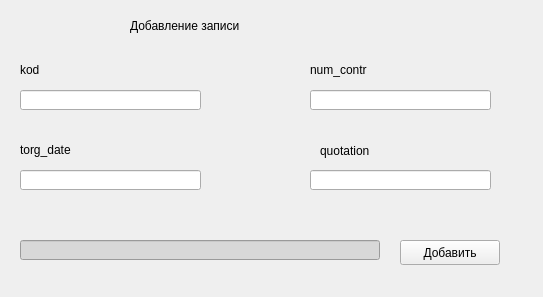
<?xml version="1.0" encoding="UTF-8"?>
<ui version="4.0">
 <class>Form</class>
 <widget class="QWidget" name="Form">
  <property name="geometry">
   <rect>
    <x>0</x>
    <y>0</y>
    <width>543</width>
    <height>297</height>
   </rect>
  </property>
  <property name="windowTitle">
   <string>Form</string>
  </property>
  <widget class="QLabel" name="label_2">
   <property name="geometry">
    <rect>
     <x>20</x>
     <y>60</y>
     <width>101</width>
     <height>20</height>
    </rect>
   </property>
   <property name="styleSheet">
    <string notr="true">font: 14pt &quot;MS Shell Dlg 2&quot;;</string>
   </property>
   <property name="text">
    <string>kod</string>
   </property>
  </widget>
  <widget class="QLineEdit" name="kod">
   <property name="geometry">
    <rect>
     <x>20</x>
     <y>90</y>
     <width>181</width>
     <height>20</height>
    </rect>
   </property>
   <property name="minimumSize">
    <size>
     <width>181</width>
     <height>20</height>
    </size>
   </property>
   <property name="maximumSize">
    <size>
     <width>181</width>
     <height>20</height>
    </size>
   </property>
  </widget>
  <widget class="QLabel" name="label_3">
   <property name="geometry">
    <rect>
     <x>20</x>
     <y>140</y>
     <width>101</width>
     <height>20</height>
    </rect>
   </property>
   <property name="styleSheet">
    <string notr="true">font: 14pt &quot;MS Shell Dlg 2&quot;;</string>
   </property>
   <property name="text">
    <string>torg_date</string>
   </property>
  </widget>
  <widget class="QLabel" name="label_4">
   <property name="geometry">
    <rect>
     <x>320</x>
     <y>140</y>
     <width>91</width>
     <height>21</height>
    </rect>
   </property>
   <property name="styleSheet">
    <string notr="true">font: 14pt &quot;MS Shell Dlg 2&quot;;</string>
   </property>
   <property name="text">
    <string>quotation</string>
   </property>
  </widget>
  <widget class="QLabel" name="label_5">
   <property name="geometry">
    <rect>
     <x>310</x>
     <y>60</y>
     <width>121</width>
     <height>20</height>
    </rect>
   </property>
   <property name="styleSheet">
    <string notr="true">font: 14pt &quot;MS Shell Dlg 2&quot;;</string>
   </property>
   <property name="text">
    <string>num_contr</string>
   </property>
  </widget>
  <widget class="QPushButton" name="addBut">
   <property name="geometry">
    <rect>
     <x>400</x>
     <y>240</y>
     <width>100</width>
     <height>25</height>
    </rect>
   </property>
   <property name="minimumSize">
    <size>
     <width>100</width>
     <height>25</height>
    </size>
   </property>
   <property name="maximumSize">
    <size>
     <width>100</width>
     <height>25</height>
    </size>
   </property>
   <property name="text">
    <string>Добавить</string>
   </property>
  </widget>
  <widget class="QLineEdit" name="Error">
   <property name="geometry">
    <rect>
     <x>20</x>
     <y>240</y>
     <width>360</width>
     <height>20</height>
    </rect>
   </property>
   <property name="sizePolicy">
    <sizepolicy hsizetype="Fixed" vsizetype="Fixed">
     <horstretch>0</horstretch>
     <verstretch>0</verstretch>
    </sizepolicy>
   </property>
   <property name="minimumSize">
    <size>
     <width>360</width>
     <height>20</height>
    </size>
   </property>
   <property name="maximumSize">
    <size>
     <width>360</width>
     <height>20</height>
    </size>
   </property>
   <property name="styleSheet">
    <string notr="true">background-color: rgb(216, 216, 216);</string>
   </property>
   <property name="readOnly">
    <bool>true</bool>
   </property>
  </widget>
  <widget class="QLineEdit" name="num_c">
   <property name="geometry">
    <rect>
     <x>310</x>
     <y>90</y>
     <width>181</width>
     <height>20</height>
    </rect>
   </property>
   <property name="minimumSize">
    <size>
     <width>181</width>
     <height>20</height>
    </size>
   </property>
   <property name="maximumSize">
    <size>
     <width>181</width>
     <height>20</height>
    </size>
   </property>
  </widget>
  <widget class="QLineEdit" name="quo">
   <property name="geometry">
    <rect>
     <x>310</x>
     <y>170</y>
     <width>181</width>
     <height>20</height>
    </rect>
   </property>
   <property name="minimumSize">
    <size>
     <width>181</width>
     <height>20</height>
    </size>
   </property>
   <property name="maximumSize">
    <size>
     <width>181</width>
     <height>20</height>
    </size>
   </property>
  </widget>
  <widget class="QLineEdit" name="torgd">
   <property name="geometry">
    <rect>
     <x>20</x>
     <y>170</y>
     <width>181</width>
     <height>20</height>
    </rect>
   </property>
   <property name="minimumSize">
    <size>
     <width>181</width>
     <height>20</height>
    </size>
   </property>
   <property name="maximumSize">
    <size>
     <width>181</width>
     <height>20</height>
    </size>
   </property>
  </widget>
  <widget class="QLabel" name="label">
   <property name="geometry">
    <rect>
     <x>130</x>
     <y>10</y>
     <width>251</width>
     <height>31</height>
    </rect>
   </property>
   <property name="styleSheet">
    <string notr="true">font: 20pt &quot;MS Shell Dlg 2&quot;;</string>
   </property>
   <property name="text">
    <string>Добавление записи</string>
   </property>
  </widget>
 </widget>
 <resources/>
 <connections/>
</ui>
